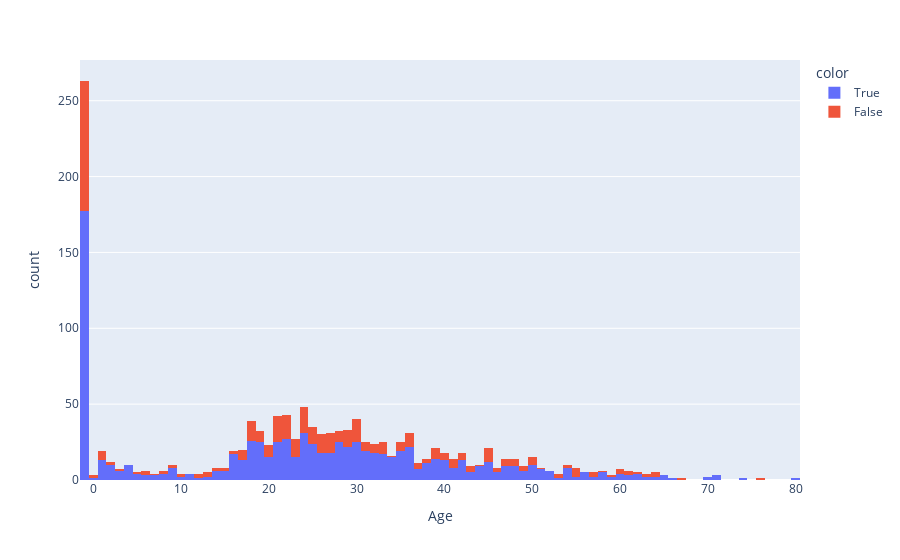

The notebook cell saved with this chart:
### Markdown cell above
## Data Preparation : 'Age'

Inspired by approach from this dataset : https://www.kaggle.com/pliptor/divide-and-conquer-0-82296

### Code cell
#Create new column with missing Age rows

combined['Age_missing'] = combined['Age'] == np.NAN
combined['Age'] = combined['Age'].fillna(-1)

fig = px.histogram(combined, x=combined['Age'], color=combined['Survived'].notna(), nbins=150)
fig.show()

#Create Minor feature
combined['Minor'] = (combined['Age']<14.0)&(combined['Age']>=0)

### Figure 1 — Plotly figure (JSON) as saved in the notebook; plotly's stock layout.template omitted (floating-point values rounded to 4 significant figures; data arrays with more than 128 entries replaced by an {"elided": "..."} marker saying what was removed)
{"data": [{"alignmentgroup": "True", "bingroup": "x", "hovertemplate": "color=True<br>Age=%{x}<br>count=%{y}<extra></extra>", "legendgroup": "True", "marker": {"color": "#636efa"}, "name": "True", "nbinsx": 150, "offsetgroup": "True", "orientation": "v", "showlegend": true, "type": "histogram", "x": {"elided": "891 float values"}, "xaxis": "x", "yaxis": "y"}, {"alignmentgroup": "True", "bingroup": "x", "hovertemplate": "color=False<br>Age=%{x}<br>count=%{y}<extra></extra>", "legendgroup": "False", "marker": {"color": "#EF553B"}, "name": "False", "nbinsx": 150, "offsetgroup": "False", "orientation": "v", "showlegend": true, "type": "histogram", "x": {"elided": "418 float values"}, "xaxis": "x", "yaxis": "y"}], "layout": {"barmode": "relative", "legend": {"title": {"text": "color"}, "tracegroupgap": 0}, "margin": {"t": 60}, "xaxis": {"anchor": "y", "domain": [0, 1], "title": {"text": "Age"}}, "yaxis": {"anchor": "x", "domain": [0, 1], "title": {"text": "count"}}}}
